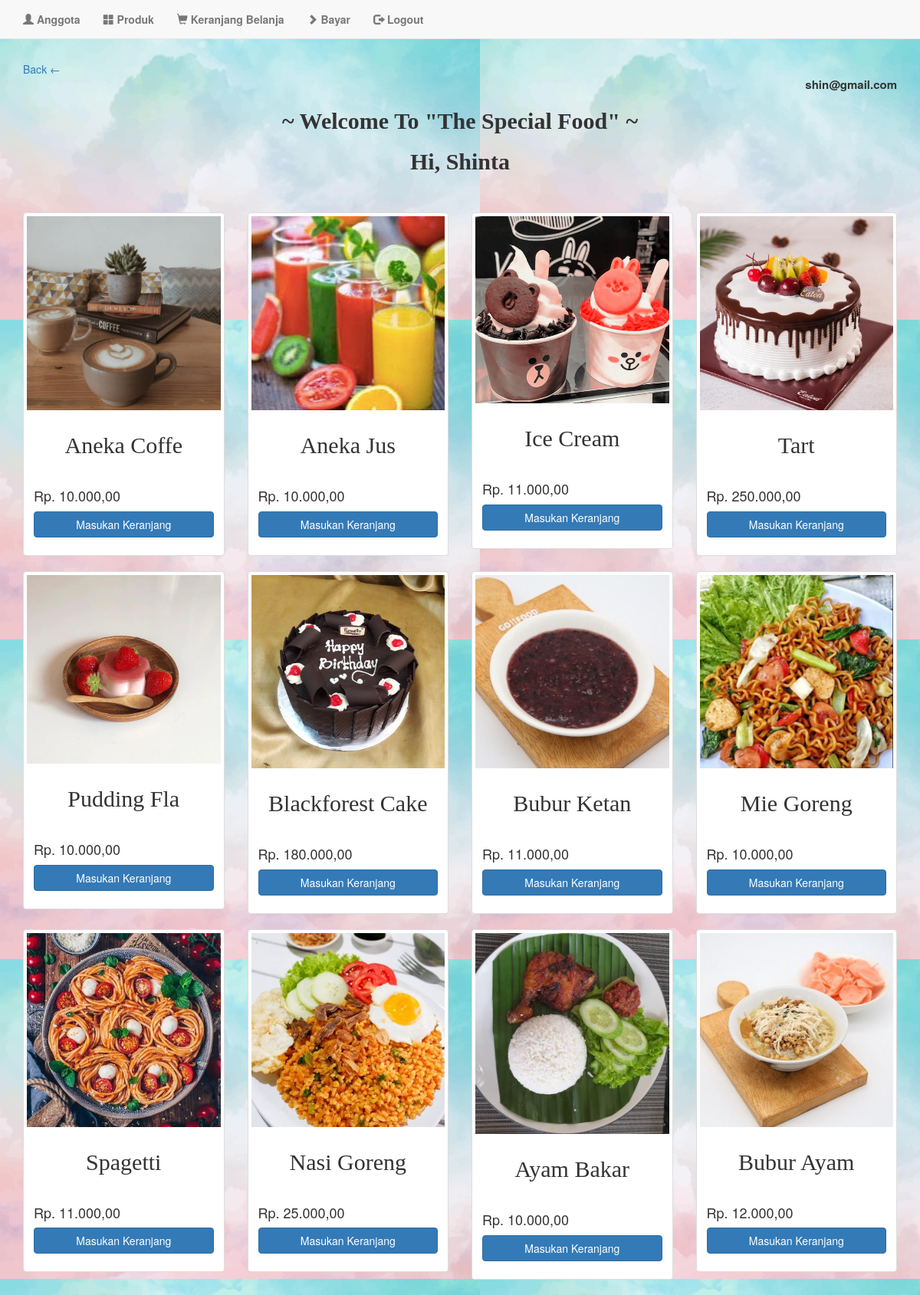
/ (signed in), run on the app's committed database.
### tables this page shows
CREATE TABLE `produk` (
  `id_produk` int(12) NOT NULL,
  `kode_produk` char(12) NOT NULL,
  `nama` varchar(50) NOT NULL,
  `stok` int(11) NOT NULL,
  `harga` bigint(20) NOT NULL,
  `keterangan` text NOT NULL,
  `gambar` varchar(500) NOT NULL
);

### produk.php (the view, shortened to what this page needs)
</head>
<a href="home.php">Back &#8592;</a>
<p><strong><?php echo $_SESSION["user"]["email"] ?></p></strong>
<body>
<h1><strong>~ Welcome To "The Special Food" ~ </h1></strong>
<h3><strong>Hi, <?php echo  $_SESSION["user"]["name"] ?></h3></strong> <br> <br>
<div class="row">
    <?php
    include 'database.php';
    $sql="select * from produk order by id_produk desc";
    $hasil=mysqli_query($kon,$sql);
    $jumlah = mysqli_num_rows($hasil);
    if ($jumlah>0){
        while ($data = mysqli_fetch_array($hasil)):
    ?>
        <div class="col-sm-3">
            <div class="thumbnail">
                <a href="#"><img src="gambar/<?php echo $data['gambar'];?>" width="100%" alt="Cinque Terre"></a>
                <div class="caption">
                    <h3><?php echo $data['nama'];?></h3> <br>
                    <h4>Rp. <?php echo number_format($data['harga'],2,',','.'); ?> </h4>
                    <p><a href="index.php?halaman=keranjang-belanja&kode_produk=<?php echo $data['kode_produk'];?>&aksi=tambah_produk&jumlah=1" class="btn btn-primary btn-block" role="button">Masukan Keranjang</a></p>
                </div>
            </div>
        </div>
        <?php
        endwhile;
    }else {
        echo "<div class='alert alert-warning'> Tidak ada produk pada kategori ini.</div>";
    };
    ?>
</div>

### produk.php (style rules this page uses)
body { background-image: url(gambar/bg3.jpg); }
h1 { font-size: 30px; font-family: Imprint MT Shadow; text-align: center; }
h3 { font-size: 30px; font-family: Imprint MT Shadow; text-align: center; }
p { font-size: 15px; text-align: right; }

### data on the page
produk: gambar (picture), nama "Aneka Coffe", harga "10.000,00"
produk: gambar (picture), nama "Aneka Jus", harga "10.000,00"
produk: gambar (picture), nama "Ice Cream", harga "11.000,00"
produk: gambar (picture), nama "Tart", harga "250.000,00"
produk: gambar (picture), nama "Pudding Fla", harga "10.000,00"
produk: gambar (picture), nama "Blackforest Cake", harga "180.000,00"
produk: gambar (picture), nama "Bubur Ketan", harga "11.000,00"
produk: gambar (picture), nama "Mie Goreng", harga "10.000,00"
produk: gambar (picture), nama "Spagetti", harga "11.000,00"
produk: gambar (picture), nama "Nasi Goreng", harga "25.000,00"
produk: gambar (picture), nama "Ayam Bakar", harga "10.000,00"
produk: gambar (picture), nama "Bubur Ayam", harga "12.000,00"

### other printed values
$_SESSION["user"]["email"] "shin@gmail.com"
$_SESSION["user"]["name"] "Shinta"
